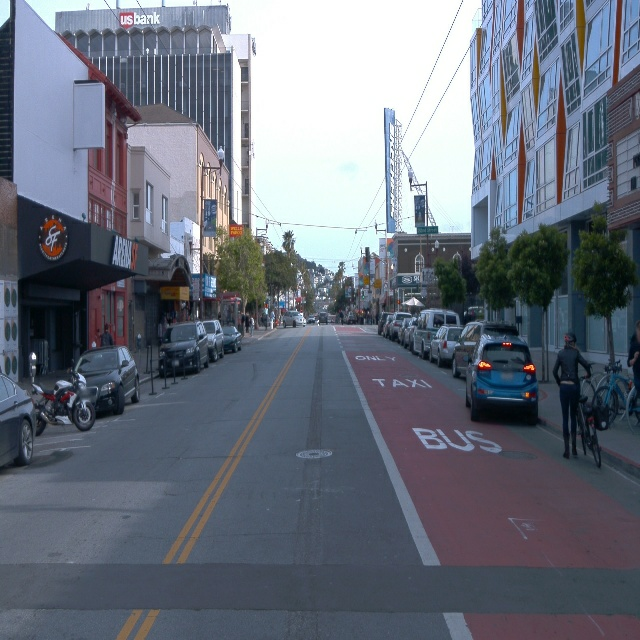
#> input picture 01_ObjectDetection/test_video/frame_0.png, 640 x 640 px, found by its file name; its folder holds 4 pictures in this run
$ python videoObjectDetection.py
#> lines starting #> are read from the running program, lines starting #| are printed output that depends on the picture; after the words box and inside, x2 and y2 are one past the last pixel; in counts of white or black regions, pixels touching at a corner belong together
import cv2
import os

# Load the pre-trained classifiers for car and person detection
car_classifier = cv2.CascadeClassifier('models/haarcascade_car.xml')
person_classifier = cv2.CascadeClassifier('models/haarcascade_fullbody.xml')

# Create a list of image files in a directory
image_folder = 'test_video'
image_files = [os.path.join(image_folder, file) for file in os.listdir(image_folder) if file.endswith(('png', 'jpg', 'jpeg'))]

# Create VideoWrtier object to save the detections as a video
output_video = 'output_video.mp4'
fourcc = cv2.VideoWriter_fourcc(*'MP4V')
video_out = cv2.VideoWriter(output_video, fourcc, 30.0, (640, 480))  # Adjust resolution as needed


# Process each image in the folder
for image_file in image_files:
    # Read the image
    image = cv2.imread(image_file)
#> image is the input picture: shape (640, 640, 3); mean B, G, R 123.9, 111.8, 105.1
    if image is None:
        continue

    # Convert the image to grayscale
    gray = cv2.cvtColor(image, cv2.COLOR_BGR2GRAY)
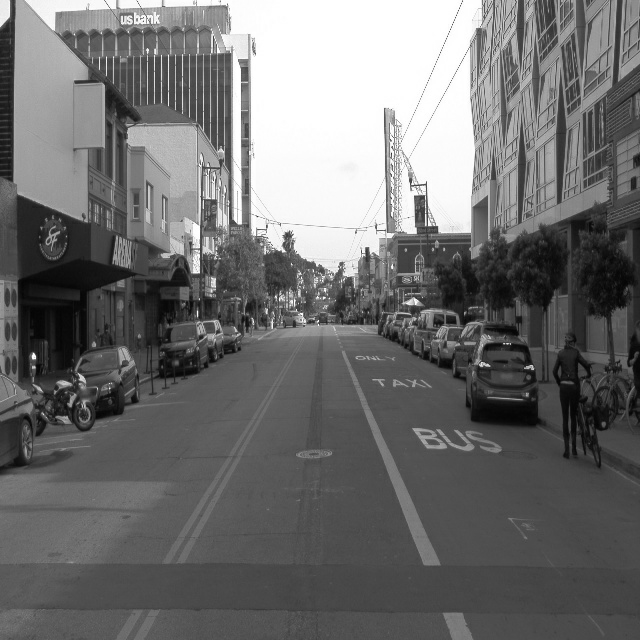
#> gray: shape (640, 640); min 3, max 255, mean 111.1

    # Detect cars in the image
    cars = car_classifier.detectMultiScale(gray, scaleFactor=1.1, minNeighbors=5)
#> cars = ()

    # Detect persons in the image
    persons = person_classifier.detectMultiScale(gray, scaleFactor=1.1, minNeighbors=5)
#> persons = ()

    # Draw rectangles around the detected cars
    for (x, y, w, h) in cars:
        cv2.rectangle(image, (x, y), (x + w, y + h), (0, 255, 0), 2)
#> this loop made 0 passes

    # Draw rectangles around the detected persons
    for (x, y, w, h) in persons:
        cv2.rectangle(image, (x, y), (x + w, y + h), (255, 0, 0), 2)

    # Write the frame to the output video
    video_out.write(cv2.resize(image, (640, 480)))
#> pass 2 of the loop `for image_file in image_files:`:
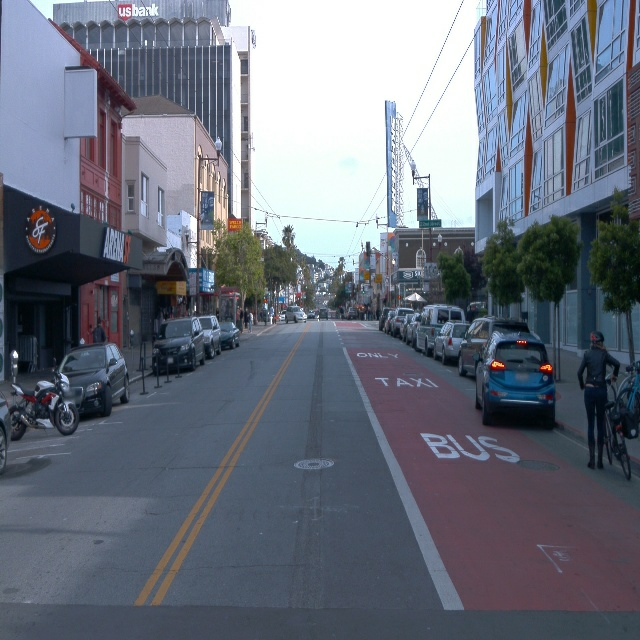
#> input picture 01_ObjectDetection/test_video/frame_1.png, 640 x 640 px, found by its file name
#> image is the input picture: shape (640, 640, 3); mean B, G, R 123.7, 111.4, 105.1
#> `gray = cv2.cvtColor(image, cv2.COLOR_BGR2GRAY)`:
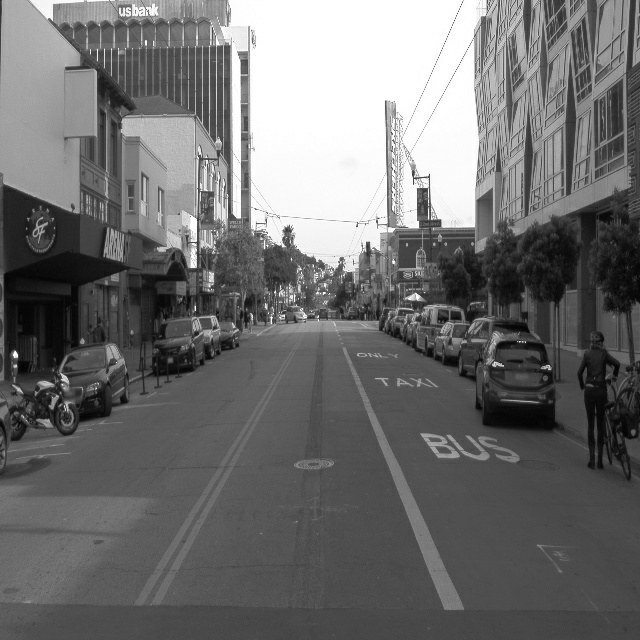
#> gray: shape (640, 640); min 2, max 255, mean 110.9
#> pass 3 of the loop `for image_file in image_files:`:
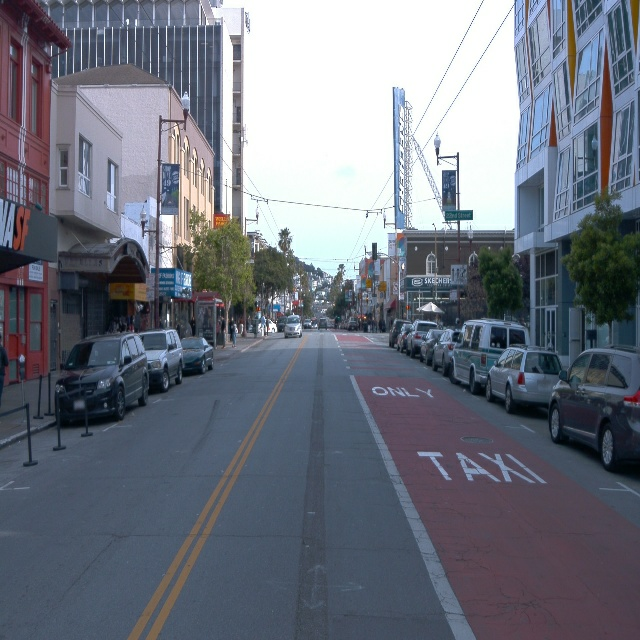
#> input picture 01_ObjectDetection/test_video/frame_10.png, 640 x 640 px, found by its file name
#> image is the input picture: shape (640, 640, 3); mean B, G, R 126.1, 114.8, 109.7
#> `gray = cv2.cvtColor(image, cv2.COLOR_BGR2GRAY)`:
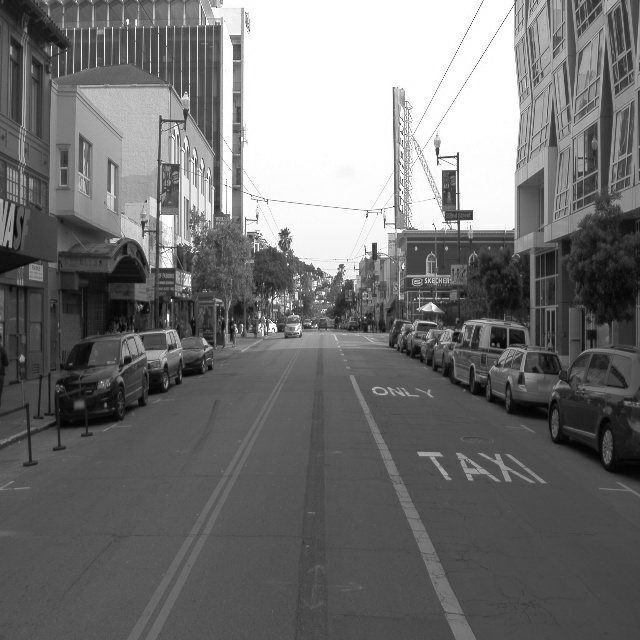
#> gray: shape (640, 640); min 2, max 255, mean 114.6
#> persons = [[553, 45, 32, 63]]
#> the loop `for (x, y, w, h) in persons:` made 1 pass
#> after the loop `for (x, y, w, h) in persons:`:
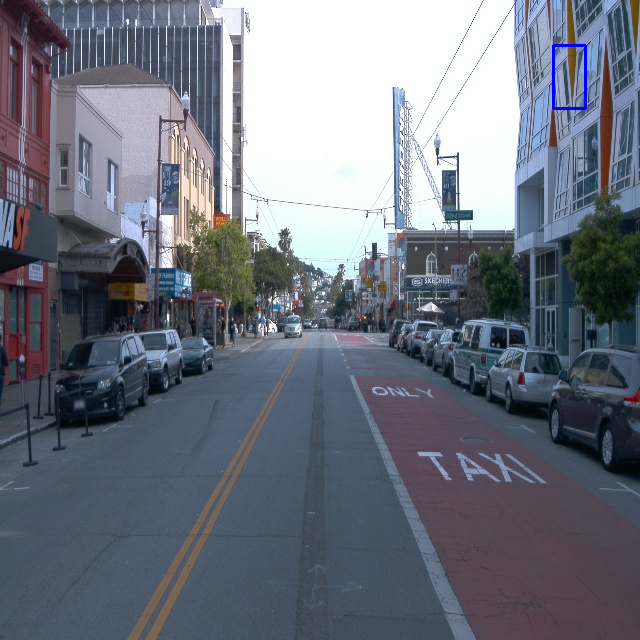
#> image: shape (640, 640, 3); 0.14% of pixels changed, all inside (x1, y1, x2, y2) = (552, 44, 587, 110)
#> the loop made 4 passes; the first 3 are shown

# Release the video writer
video_out.release()
